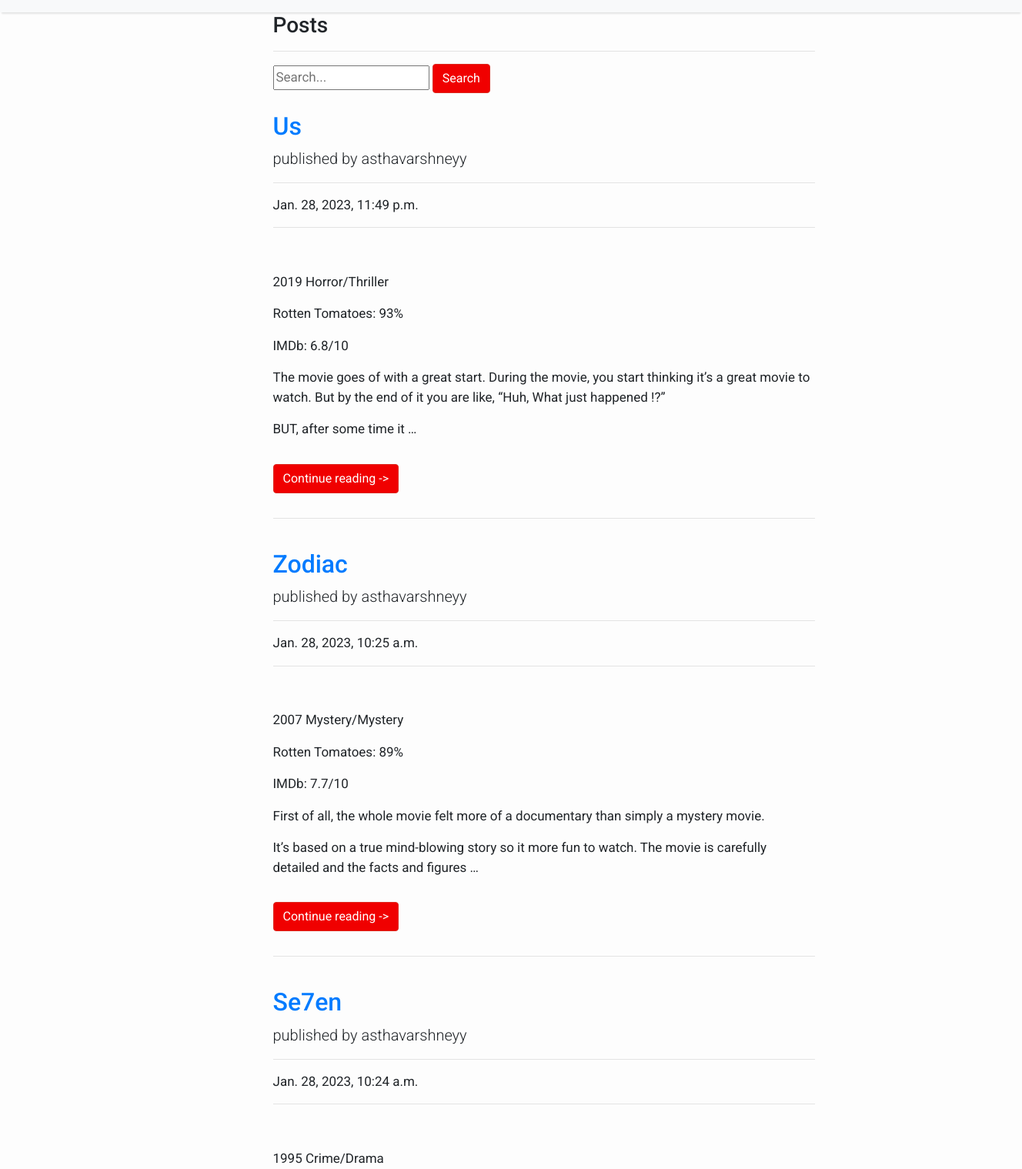
The page /blogs/ (upper part) on the database as committed earlier.
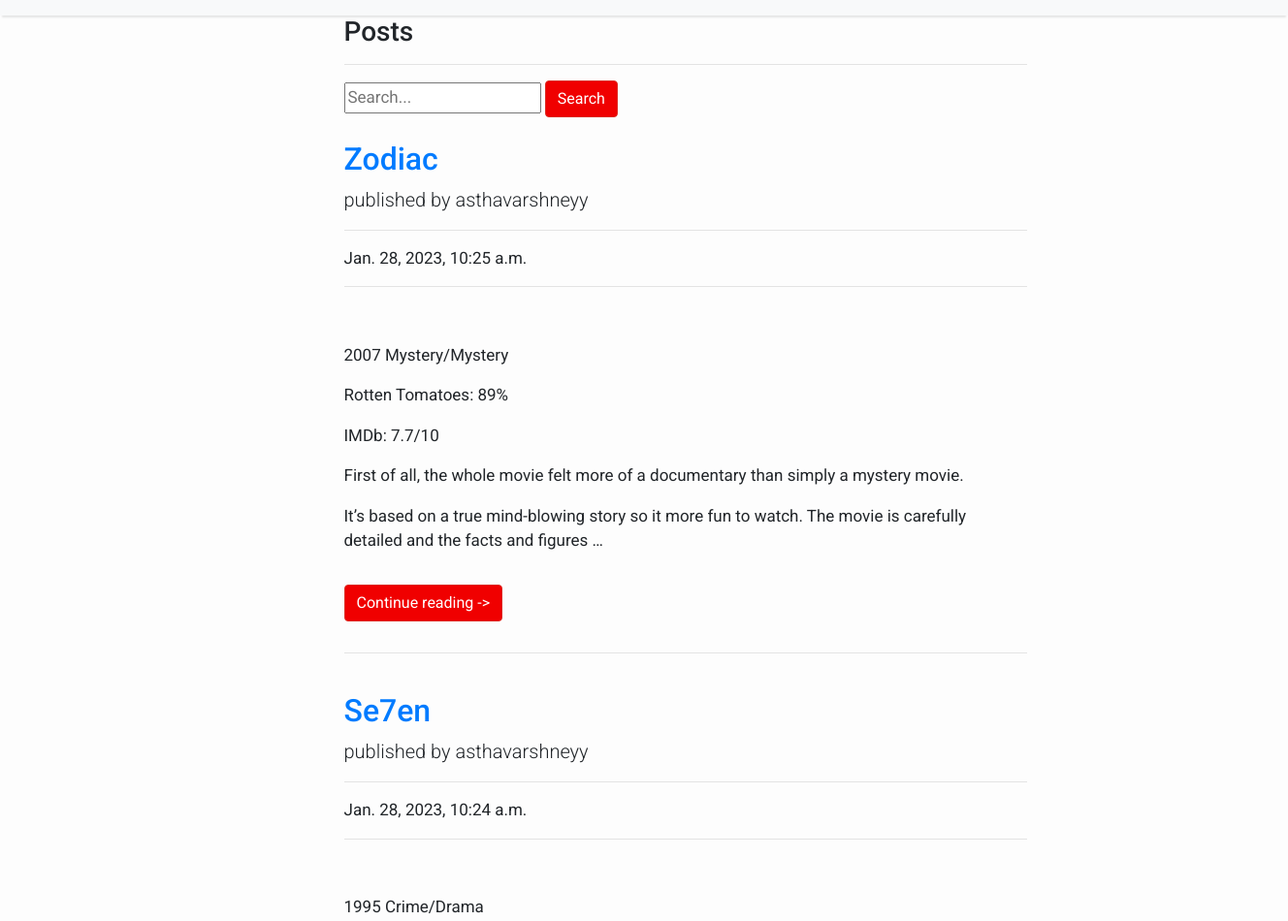
The same page on the database as committed later.
### blog/models.py (models this page shows, shortened)
class Post(models.Model):
    title = models.CharField(max_length=200, unique=True)
    slug = models.SlugField(max_length=100, unique=True)
    author = models.ForeignKey(User, on_delete= models.CASCADE,related_name='blog_posts')
    updated_on = models.DateTimeField(auto_now= True)
    content = RichTextField()
    created_on = models.DateTimeField(auto_now_add=True)
    status = models.IntegerField(choices=STATUS, default=0)
    class Meta:
        ordering = ['-created_on']

### blog/views.py (the view)
# urls.py: path('',views.posts,name = "posts"),
def posts(request):
    keyword = request.GET.get("keyword")
    if keyword:
        posts = Post.objects.filter(title__icontains=keyword, status=1)
        return render(request,"posts.html",{"posts":posts})
    posts = Post.objects.filter(status=1)
    return render(request,"posts.html",{"posts":posts})

### templates/posts.html (shortened to what this page needs)
{% extends "base.html" %}
{% block content %}
<div class ="row">
        <div class="col-md-10 offset-md-3">
            <div class="col-lg-8">
                <h3>Posts</h3>
                <hr>
                </div>
        </div>
</div>
<div class ="row">
    <div class="col-md-10 offset-md-3">
        <div class="col-lg-8">
            <form>
                <input type="text" name = "keyword" class="input-sm" maxlength="64" placeholder="Search...">
              <button type="submit" class="btn btn-danger">Search</button>
            </form>
      </div>
    </div>
</div>
{% if posts %}
{% for post in posts %}
<div class="row">
    <div class="col-md-10 offset-md-3">
    <div class="col-lg-8">
      <a href="{% url 'post:post_detail' post.slug %}"><h2 class="mt-4">{{post.title}}</h2></a>
      <p class="lead">
       published by  {{post.author}}
      </p>
      <hr>
      <p>{{post.created_on}}</p>
      <hr>
      <p class="lead">
          {{post.content|safe|truncatewords:50}}
      </p>
      <a href="{% url 'post:post_detail' post.slug %}" class ="btn btn-danger my-3">Continue reading -></a>
      <hr>
        </div>
      </div>
      </div>
{% endfor %}
{% endif %}
{% endblock content %}

Rows that differ between the two databases and show on the page:
no longer on this page (row edited): Post: title "Us", author "asthavarshneyy", created_on "Jan. 28, 2023, 11:49 p.m.", content "2019 Horror/Thriller Rotten Tomatoes: 93% IMDb: 6.8/10 The movie goes of with a great start. During the movie, you start thinking it’s a great movie to watch. But by the end of it you are like, “Huh, What just happened !?” BUT, after some time it …"
